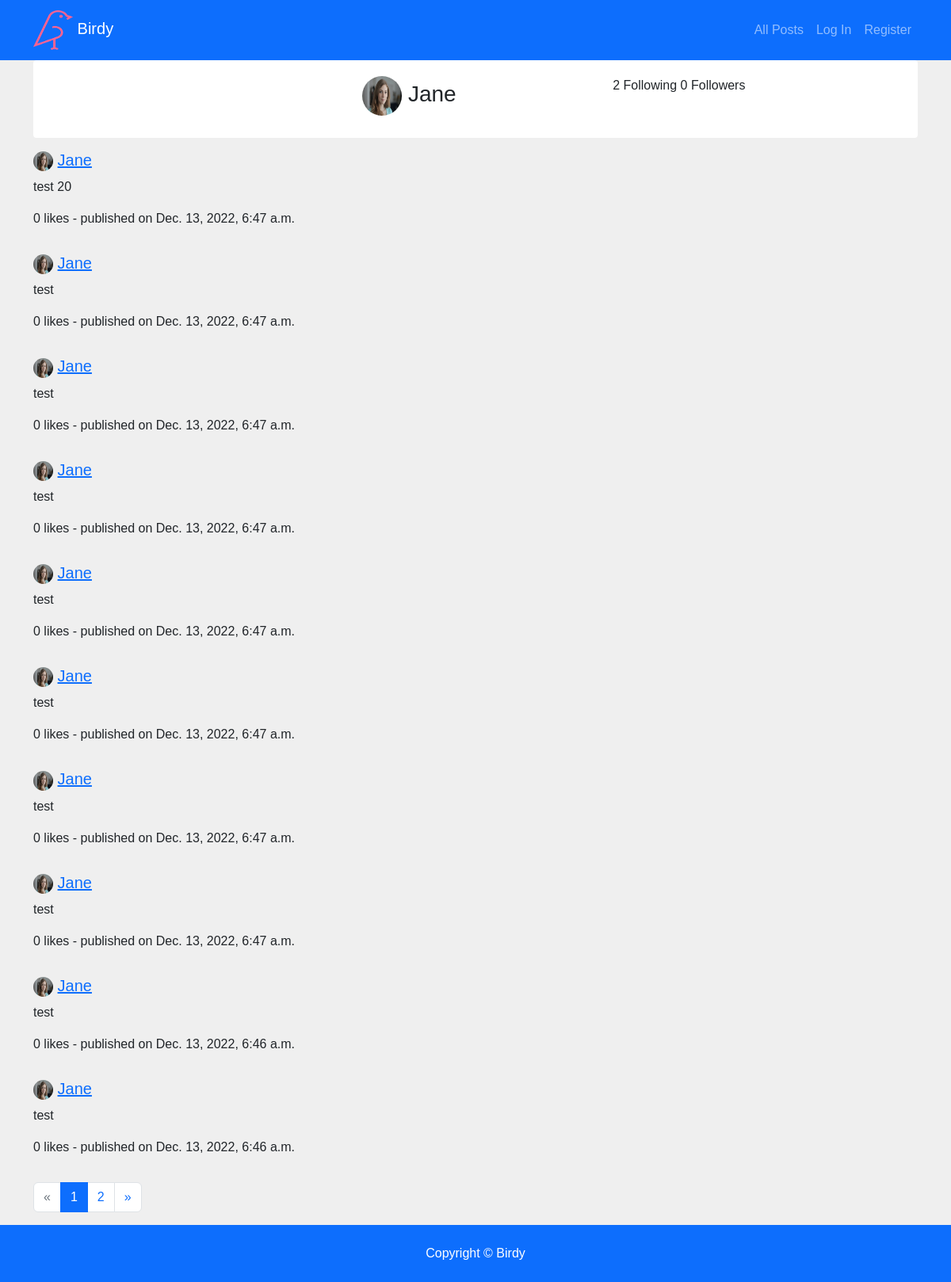
The app's page /profile/1 with its own data.
### network/models.py (models this page shows, shortened)
class User(AbstractUser):
    bio = models.TextField(blank=True)
    country = models.CharField(max_length=200, blank=True)
    avatar = models.ImageField(upload_to='avatars', blank=True, default='avatar.png')
    slug = models.SlugField(unique=True, blank=True)
    updated_last = models.DateTimeField(auto_now=True)

class Post(models.Model):
    author = models.ForeignKey(User, on_delete=models.CASCADE, related_name='tweets')
    body = models.CharField(max_length = 144)
    publish = models.DateTimeField(default=timezone.now)
    created = models.DateTimeField(auto_now_add=True)
    updated = models.DateTimeField(auto_now=True)
    likes = models.ManyToManyField(User, related_name='post_like', blank=True)
    class Meta:
        ordering = ['-publish']
        indexes = [
            models.Index(fields=['-publish']),
        ]
    def number_of_likes(self):
        return self.likes.count()

### network/views.py (the view)
# urls.py: path("profile/<int:profile_id>", views.profile, name="profile"),
def profile(request, profile_id):
    user = User.objects.get(id=profile_id)
    tweets = Post.objects.order_by('-updated').filter(author = user)
    paginator = Paginator(tweets, 10)
    page = request.GET.get('page')
    paged_tweets = paginator.get_page(page)
    follow = UserFollowing.objects.filter(user_id= request.user.id, following_user_id=profile_id)
    followers = UserFollowing.objects.filter(following_user_id=profile_id).count()
    followees = UserFollowing.objects.filter(user_id=profile_id).count()
    follow_bool = False
    if follow:
        follow_bool = True
    context = {
        'user': user,
        'tweets': paged_tweets,
        'follow': follow_bool,
        'followers': followers,
        'followees': followees,
    }
    return render(request,'network/profile.html', context)

### templates/network/profile.html (shortened to what this page needs)
{% extends "base.html" %}
{% block body %}
    <div class="profile-details">
             <h3> <img src="{{ user.avatar.url }}" class="rounded-circle" alt="" height="50px" width="50px"> {{user.username}} </h3>
            <p>{{ followees}} Following  {{followers}} Followers</p>
    </div>
    <div class="row">
        {% if tweets %}
            {% for tweet in tweets%}
            <div class="w3-container w3-border w3-round-xlarge" id="container{{tweet.id}}">
                <h5 id="'img{{tweet.id}}"><img src="{{ tweet.author.avatar.url }}" class="rounded-circle" alt="" height="25px" width="25px"> <a href="{% url 'profile' tweet.author.id %}"> {{ tweet.author.username }} </a></h5>
                <p id="body{{tweet.id}}">{{ tweet.body }}</p>
                <p id="date{{tweet.id}}">
                    <span id="number_of_likes{{tweet.id}}">{{tweet.number_of_likes }}</span> likes  - published on {{ tweet.publish }}
                </p>
            </div>
            {% endfor %}
        {% else %}
                <p>No Tweet!</p>
        {% endif %}
    </div>
    <div class="row">
        <div class="col-md-12">
            {% if tweets.has_other_pages %}
                <ul class="pagination">
                {% if tweets.has_previous %}
                  <li class="page_item">
                    <a href="?page={{tweets.previous_page_number}}" class="page-link">&laquo;</a>
                  </li>
                {% else %}
                  <li class="page-item disabled">
                    <a class="page-link">&laquo;</a>
                  </li>
                {% endif %}
                {% for i in tweets.paginator.page_range %}
                  {% if tweets.number == i %}
                    <li class="page-item active">
                      <a class="page-link">{{i}}</a>
                    </li>
                  {% else %}
                    <li class="page-item">
                      <a href="?page={{i}}" class="page-link">{{i}}</a>
                    </li>
                  {% endif %}
                {% endfor %}
                {% if tweets.has_next %}
                    <li class="page-item">
                      <a href="?page={{tweets.next_page_number}}" class="page-link">&raquo;</a>
                    </li>
                {% else %}
                <li class="page-item disabled">
                  <a class="page-link">&raquo;</a>
                </li>
                {% endif %}
                </ul>
            {% endif %}
          </div>
    </div>
{% endblock %}

### project4/static/css/style.css (style rules this page uses)
* { margin: 0; padding: 0; font-family: 'poppins', sans-serif; }
body { background: #efefef; }
.profile-details { background: #fff; padding: 20px; border-radius: 4px; display: flex; align-items: flex-start; justify-content: space-between; }

### records on screen
User: avatar (picture), username "Jane"
Post: author.avatar (picture), author.username "Jane", body "test 20", number_of_likes "0", publish "Dec. 13, 2022, 6:47 a.m."
Post: author.avatar (picture), author.username "Jane", body "test", number_of_likes "0", publish "Dec. 13, 2022, 6:47 a.m."
Post: author.avatar (picture), author.username "Jane", body "test", number_of_likes "0", publish "Dec. 13, 2022, 6:47 a.m."
Post: author.avatar (picture), author.username "Jane", body "test", number_of_likes "0", publish "Dec. 13, 2022, 6:47 a.m."
Post: author.avatar (picture), author.username "Jane", body "test", number_of_likes "0", publish "Dec. 13, 2022, 6:47 a.m."
Post: author.avatar (picture), author.username "Jane", body "test", number_of_likes "0", publish "Dec. 13, 2022, 6:47 a.m."
Post: author.avatar (picture), author.username "Jane", body "test", number_of_likes "0", publish "Dec. 13, 2022, 6:47 a.m."
Post: author.avatar (picture), author.username "Jane", body "test", number_of_likes "0", publish "Dec. 13, 2022, 6:47 a.m."
Post: author.avatar (picture), author.username "Jane", body "test", number_of_likes "0", publish "Dec. 13, 2022, 6:46 a.m."
Post: author.avatar (picture), author.username "Jane", body "test", number_of_likes "0", publish "Dec. 13, 2022, 6:46 a.m."

### other values on screen
{{ followees }} "2"
{{ followers }} "0"
{{ i }} "1"
{{ i }} "2"
